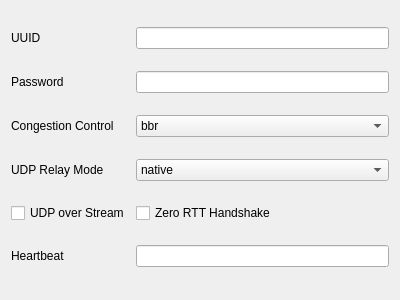
<?xml version="1.0" encoding="UTF-8"?>
<ui version="4.0">
 <class>EditTuic</class>
 <widget class="QWidget" name="EditTuic">
  <property name="geometry">
   <rect>
    <x>0</x>
    <y>0</y>
    <width>400</width>
    <height>300</height>
   </rect>
  </property>
  <property name="windowTitle">
   <string>Form</string>
  </property>
  <layout class="QGridLayout" name="gridLayout">
   <item row="5" column="0">
    <widget class="QLabel" name="label_5">
     <property name="text">
      <string>Heartbeat</string>
     </property>
    </widget>
   </item>
   <item row="3" column="0">
    <widget class="QLabel" name="label_4">
     <property name="text">
      <string>UDP Relay Mode</string>
     </property>
    </widget>
   </item>
   <item row="1" column="0">
    <widget class="QLabel" name="label_2">
     <property name="text">
      <string>Password</string>
     </property>
    </widget>
   </item>
   <item row="4" column="1">
    <widget class="QCheckBox" name="zero_rtt">
     <property name="text">
      <string>Zero RTT Handshake</string>
     </property>
    </widget>
   </item>
   <item row="0" column="1">
    <widget class="QLineEdit" name="uuid"/>
   </item>
   <item row="5" column="1">
    <widget class="QLineEdit" name="heartbeat"/>
   </item>
   <item row="1" column="1">
    <widget class="QLineEdit" name="password"/>
   </item>
   <item row="0" column="0">
    <widget class="QLabel" name="label">
     <property name="text">
      <string>UUID</string>
     </property>
    </widget>
   </item>
   <item row="2" column="1">
    <widget class="QComboBox" name="congestion_control">
     <item>
      <property name="text">
       <string>bbr</string>
      </property>
     </item>
     <item>
      <property name="text">
       <string>cubic</string>
      </property>
     </item>
     <item>
      <property name="text">
       <string>new_reno</string>
      </property>
     </item>
    </widget>
   </item>
   <item row="2" column="0">
    <widget class="QLabel" name="label_3">
     <property name="text">
      <string>Congestion Control</string>
     </property>
    </widget>
   </item>
   <item row="3" column="1">
    <widget class="QComboBox" name="udp_relay_mode">
     <item>
      <property name="text">
       <string>native</string>
      </property>
     </item>
     <item>
      <property name="text">
       <string>quic</string>
      </property>
     </item>
    </widget>
   </item>
   <item row="4" column="0">
    <widget class="QCheckBox" name="udp_over_stream">
     <property name="text">
      <string>UDP over Stream</string>
     </property>
    </widget>
   </item>
  </layout>
 </widget>
 <resources/>
 <connections/>
</ui>
